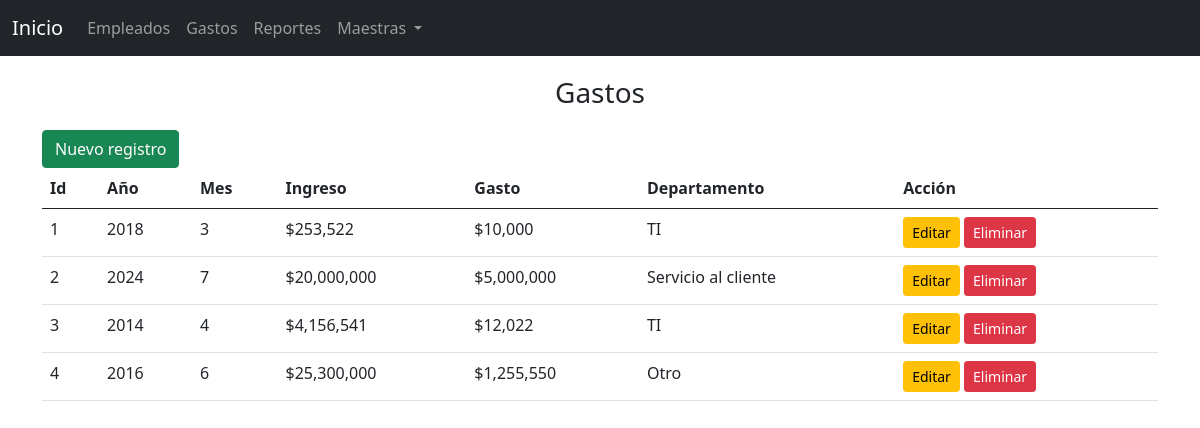
The page /app/views/expense.php on the database its author committed.
### tables this page shows
CREATE TABLE `expenses` (
  `id` int(11) NOT NULL,
  `year` year(4) NOT NULL,
  `month` tinyint(4) NOT NULL CHECK (`month` between 1 and 12),
  `income` decimal(15,2) NOT NULL,
  `expense` decimal(15,2) NOT NULL,
  `department_id` int(11) NOT NULL
);

CREATE TABLE `departments` (
  `id` int(11) NOT NULL,
  `name` varchar(100) NOT NULL
);

### core/config/Connection.php (called while the page is built, shortened)
<?php
class Connection{
    function connect(){
        $serverName = "localhost";
        $username = "root";
        $password = "";
        $database = "employee";
        $this->conn = new mysqli($serverName, $username, $password, $database);
        return $this->conn;
    }
}
?>

### app/controller/ExpenseController.php (called while the page is built, shortened)
<?php
include('../../core/config/Connection.php');
include('../models/Expense.php');
class ExpenseController
{
    private $expense;
    function __construct() {
        $this->conn = (new Connection())->connect();
        $this->expense = new Expense($this->conn);
    }
    public function get() {
        return $this->expense->get();
    }
}

### app/models/Expense.php (called while the page is built, shortened)
<?php
class Expense {
    private $conn;
    public function __construct($dbConn) {
        $this->conn = $dbConn;
    }
    public function get() {
        $query = "SELECT e.id, e.year, e.month, e.income, e.expense, e.department_id, d.name departament
        FROM expenses e
        INNER JOIN departments d ON e.department_id  = d.id";
        $result = $this->conn->query($query);
        if ($result->num_rows > 0) {
            $expenses = [];
            while ($row = $result->fetch_assoc()) {
                $expenses[] = $row;
            }
            return $expenses;
        } else {
            return "No se encontraron gastos.";
        }
    }
}
?>

### app/views/expense.php (the view, shortened to what this page needs)
<?php
    include("../controller/ExpenseController.php");
    $controller = new ExpenseController();
    $expenses = $controller->get();
    include('navbar.php');
?>
<!doctype html>
<html lang="en">
    <head>
    </head>
    <body>
        <div class="container">
            <h3 class="tittle-table">Gastos</h3>
            <button type="button" class="btn btn-success" data-bs-toggle="modal" data-bs-target="#registerModal" data-bs-whatever="@mdo">Nuevo registro</button>
            <div class="table-responsive">
                <table class="table">
                    <thead>
                        <tr>
                            <th scope="col">Id</th>
                            <th scope="col">Año</th>
                            <th scope="col">Mes</th>
                            <th scope="col">Ingreso</th>
                            <th scope="col">Gasto</th>
                            <th scope="col">Departamento</th>
                            <th scope="col">Acción</th>
                        </tr>
                    </thead>
                    <tbody>
                        <?php if (isset($expenses) && is_array($expenses) && count($expenses) > 0): ?>
                            <?php foreach ($expenses as $expense): ?>
                                <tr>
                                    <td><?= $expense['id']; ?></td>
                                    <td><?= $expense['year']; ?></td>
                                    <td><?= $expense['month']; ?></td>
                                    <td><?= "$" . number_format($expense['income'], 0, '.', ',');  ?></td>
                                    <td><?= "$" . number_format($expense['expense'], 0, '.', ',');  ?></td>
                                    <td><?= $expense['departament']; ?></td>
                                    <td>
                                        <button type="button" class="btn btn-warning btn-sm" data-bs-toggle="modal" data-bs-target="#updateModal"
                                          data-id="<?= $expense['id']; ?>"
                                          data-year="<?= $expense['year']; ?>"
                                          data-month="<?= $expense['month']; ?>"
                                          data-income="<?= $expense['income']; ?>"
                                          data-expense="<?= $expense['expense']; ?>"
                                          data-department_id="<?= $expense['department_id']; ?>">
                                          Editar
                                        </button>
                                        <button type="button" class="btn btn-danger btn-sm" data-bs-toggle="modal" data-bs-target="#deleteModal" data-id="<?= $expense['id']; ?>">
                                            Eliminar
                                        </button>
                                    </td>
                                </tr>
                            <?php endforeach; ?>
                        <?php else: ?>
                            <tr>
                                <td colspan="3">No hay generos registrados.</td>
                            </tr>
                        <?php endif; ?>
                    </tbody>
                </table>
            </div>
        </div>
    </body>
</html>

### app/views/expense.php (style rules this page uses)
.tittle-table { text-align: center; margin: 20px; }

### rows shown on the page
expenses: id "1", year "2018", month "3", income "253,522", expense "10,000", department.name "TI"
expenses: id "2", year "2024", month "7", income "20,000,000", expense "5,000,000", department.name "Servicio al cliente"
expenses: id "3", year "2014", month "4", income "4,156,541", expense "12,022", department.name "TI"
expenses: id "4", year "2016", month "6", income "25,300,000", expense "1,255,550", department.name "Otro"
